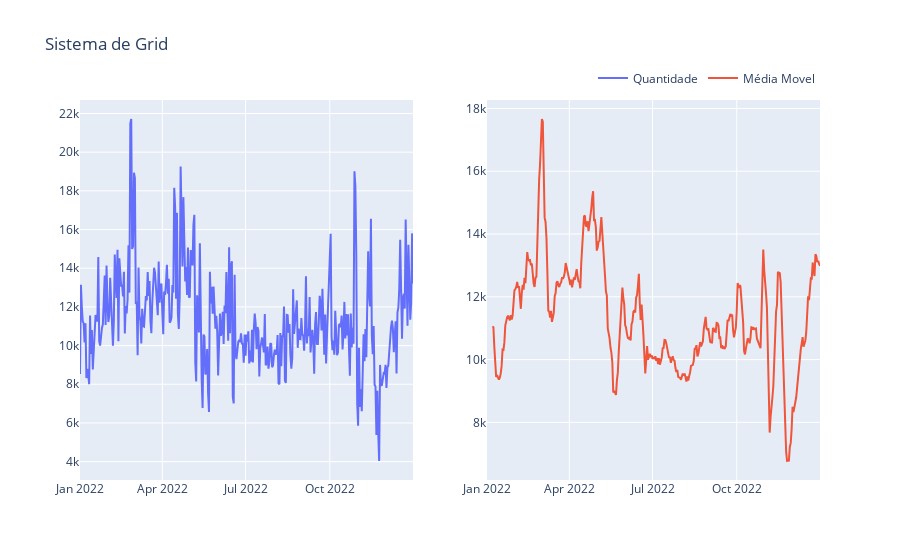

Notebook source saved alongside this figure:
### Code cell
#Grid
Grid = make_subplots( rows=1, cols=2)

Grid.add_trace(
    go.Scatter(
        x=multa_dia['Data'],
        y=multa_dia['Tot_Multas'],
        mode='lines',
        name='Quantidade'
        ),
        row=1, col=1
)

Grid.add_trace(
    go.Scatter(
        x=multa_dia['Data'],
        y=multa_dia['Media_Movel'],
        mode='lines',
        name='Média Movel'
        ),
        row=1, col=2
)

#Ajuste de Layout
Grid.update_layout(
    #Titulo
    title='Sistema de Grid',

    #legenda
    showlegend=True,

    #Ajust plotly
    legend=dict(
        orientation='h',
        yanchor='bottom',
        y=1.02,
        xanchor='right',
        x=1
    )

)

Grid

### Figure 1 — Plotly figure (JSON) as saved in the notebook; plotly's stock layout.template omitted (floating-point values rounded to 4 significant figures; data arrays with more than 128 entries replaced by an {"elided": "..."} marker saying what was removed)
{"data": [{"mode": "lines", "name": "Quantidade", "type": "scatter", "x": {"elided": "365 str values"}, "xaxis": "x", "y": {"elided": "365 int values"}, "yaxis": "y"}, {"mode": "lines", "name": "Média Movel", "type": "scatter", "x": {"elided": "365 str values"}, "xaxis": "x2", "y": {"elided": "365 float values"}, "yaxis": "y2"}], "layout": {"legend": {"orientation": "h", "x": 1, "xanchor": "right", "y": 1.02, "yanchor": "bottom"}, "showlegend": true, "title": {"text": "Sistema de Grid"}, "xaxis": {"anchor": "y", "domain": [0, 0.45]}, "xaxis2": {"anchor": "y2", "domain": [0.55, 1]}, "yaxis": {"anchor": "x", "domain": [0, 1]}, "yaxis2": {"anchor": "x2", "domain": [0, 1]}}}
